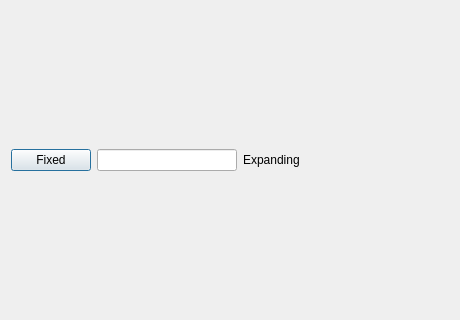
<?xml version="1.0" encoding="UTF-8"?>
<ui version="4.0"><class>Dialog</class><widget class="QDialog" name="Dialog"><property name="geometry"><rect><x>0</x><y>0</y><width>460</width><height>320</height></rect></property><property name="windowTitle"><string>#009 hbox/94_fixed_sizes</string></property><layout class="QVBoxLayout" name="verticalLayout"><property name="leftMargin"><number>11</number></property><property name="topMargin"><number>11</number></property><property name="rightMargin"><number>11</number></property><property name="bottomMargin"><number>11</number></property><property name="spacing"><number>6</number></property><item><layout class="QHBoxLayout" name="row"><property name="leftMargin"><number>0</number></property><property name="topMargin"><number>0</number></property><property name="rightMargin"><number>0</number></property><property name="bottomMargin"><number>0</number></property><property name="spacing"><number>6</number></property><item><widget class="QPushButton" name="fixed_btn"><property name="sizePolicy"><sizepolicy hsizetype="Fixed" vsizetype="Fixed"><horstretch>0</horstretch><verstretch>0</verstretch></sizepolicy></property><property name="text"><string>Fixed</string></property></widget></item><item><widget class="QLineEdit" name="fixed_edit"><property name="sizePolicy"><sizepolicy hsizetype="Fixed" vsizetype="Fixed"><horstretch>0</horstretch><verstretch>0</verstretch></sizepolicy></property><property name="minimumSize"><size><width>140</width><height>0</height></size></property></widget></item><item><widget class="QLabel" name="grow_label"><property name="sizePolicy"><sizepolicy hsizetype="Expanding" vsizetype="Preferred"><horstretch>0</horstretch><verstretch>0</verstretch></sizepolicy></property><property name="text"><string>Expanding</string></property></widget></item></layout></item></layout></widget></ui>
